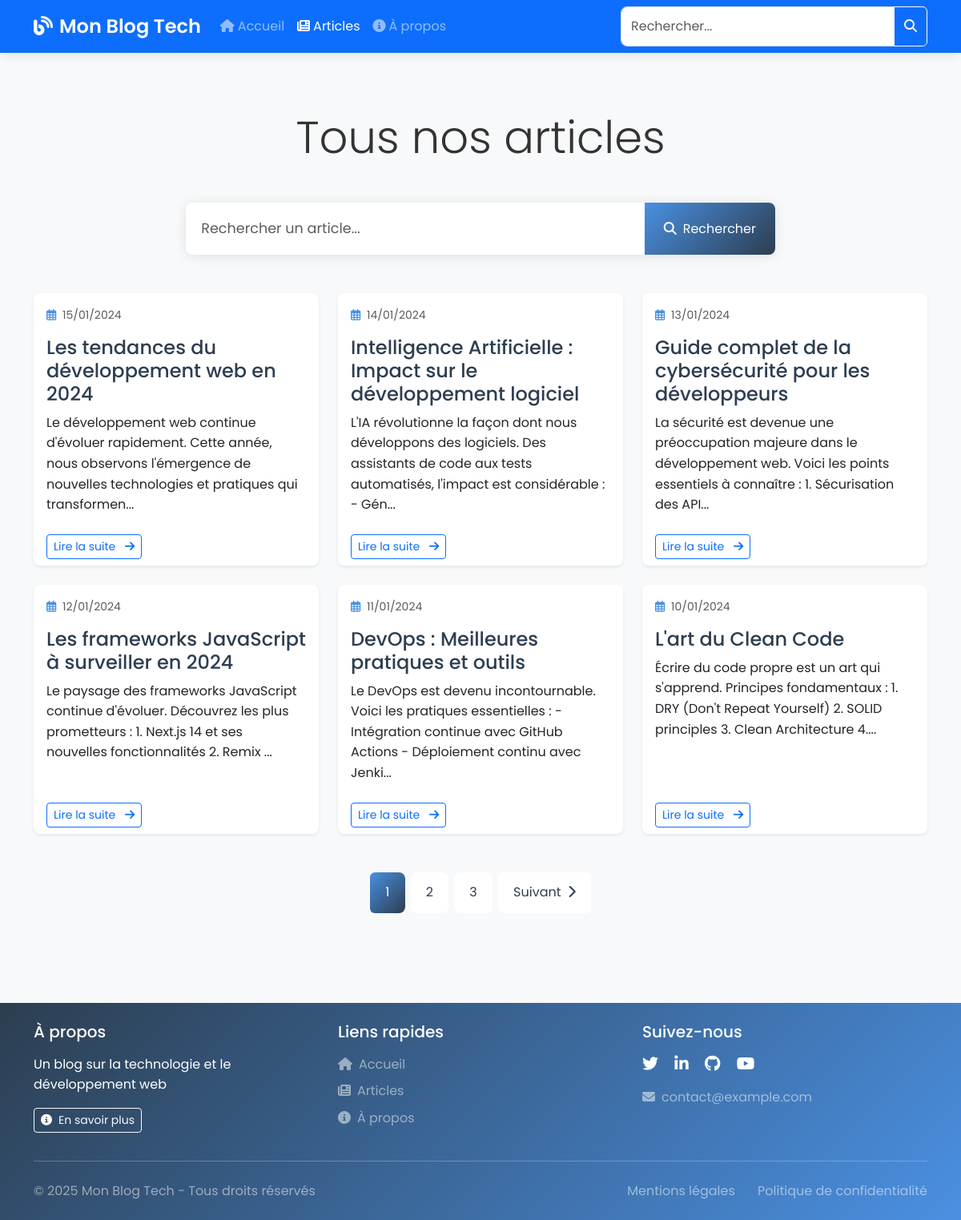
The page /jour5/articles.php on the database its author committed.
### tables this page shows
CREATE TABLE IF NOT EXISTS articles (
    id INT AUTO_INCREMENT PRIMARY KEY,
    titre VARCHAR(255) NOT NULL,
    contenu TEXT NOT NULL,
    date_creation TIMESTAMP DEFAULT CURRENT_TIMESTAMP
);

### jour5/articles.php (the view, shortened to what this page needs)
<?php
require_once('includes/db.php');
require_once('includes/header.php');
$articles_par_page = 6;
$page = isset($_GET['page']) ? (int)$_GET['page'] : 1;
$page = max(1, $page);
$recherche = isset($_GET['recherche']) ? trim($_GET['recherche']) : '';
$params = [];
$sql = "SELECT * FROM articles";
$stmt = $pdo->prepare("SELECT COUNT(*) FROM (" . $sql . ") AS count_table");
$stmt->execute($params);
$total_articles = $stmt->fetchColumn();
$total_pages = ceil($total_articles / $articles_par_page);
$page = min($page, max(1, $total_pages));
$offset = ($page - 1) * $articles_par_page;
$sql .= " ORDER BY date_creation DESC";
$sql .= " LIMIT " . (int)$articles_par_page;
$sql .= " OFFSET " . (int)$offset;
$stmt = $pdo->prepare($sql);
$stmt->execute($params);
$articles = $stmt->fetchAll();
?>
<div class="container py-5">
    <header class="text-center mb-5">
        <h1 class="display-4 mb-3">
            <?php if (!empty($recherche)): ?>
                Résultats de recherche pour "<?php echo htmlspecialchars($recherche); ?>"
            <?php else: ?>
                Tous nos articles
            <?php endif; ?>
        </h1>
    </header>
    <div class="row justify-content-center mb-5">
        <div class="col-md-8">
            <form class="search-form" id="searchForm">
                <div class="input-group">
                    <input type="search" name="recherche" class="form-control"
                           id="searchInput"
                           placeholder="Rechercher un article..."
                           value="<?php echo htmlspecialchars($recherche); ?>">
                    <button class="btn btn-primary" type="submit">
                        <i class="fas fa-search me-2"></i>Rechercher
                    </button>
                </div>
            </form>
        </div>
    </div>
    <div class="row row-cols-1 row-cols-md-2 row-cols-lg-3 g-4 mb-4" id="articlesList">
        <?php if (empty($articles)): ?>
            <div class="col-12">
                <div class="alert alert-info">
                    <i class="fas fa-info-circle me-2"></i>
                    Aucun article ne correspond à votre recherche.
                </div>
            </div>
        <?php else: ?>
            <?php foreach ($articles as $article): ?>
                <div class="col">
                    <article class="card h-100 article-card border-0 shadow-sm">
                        <div class="card-body">
                            <div class="article-meta mb-3">
                                <small class="text-muted">
                                    <i class="far fa-calendar-alt me-1"></i>
                                    <?php echo date('d/m/Y', strtotime($article['date_creation'])); ?>
                                </small>
                            </div>
                            <h3 class="card-title h4">
                                <a href="article.php?id=<?php echo $article['id']; ?>" class="text-decoration-none">
                                    <?php echo htmlspecialchars($article['titre']); ?>
                                </a>
                            </h3>
                            <p class="card-text">
                                <?php
                                $extrait = substr(strip_tags($article['contenu']), 0, 150);
                                echo htmlspecialchars($extrait) . '...';
                                ?>
                            </p>
                        </div>
                        <div class="card-footer bg-transparent border-0">
                            <a href="article.php?id=<?php echo $article['id']; ?>"
                               class="btn btn-outline-primary btn-sm">
                                Lire la suite <i class="fas fa-arrow-right ms-2"></i>
                            </a>
                        </div>
                    </article>
                </div>
            <?php endforeach; ?>
        <?php endif; ?>
    </div>
    <?php if ($total_pages > 1): ?>
        <nav aria-label="Navigation des articles" class="mt-5">
            <ul class="pagination justify-content-center">
                <?php for ($i = max(1, $page-2); $i <= min($total_pages, $page+2); $i++): ?>
                    <li class="page-item <?php echo $i === $page ? 'active' : ''; ?>">
                        <a class="page-link" href="?page=<?php echo $i; ?><?php echo !empty($recherche) ? '&recherche='.urlencode($recherche) : ''; ?>">
                            <?php echo $i; ?>
                        </a>
                    </li>
                <?php endfor; ?>
                <?php if ($page < $total_pages): ?>
                    <li class="page-item">
                        <a class="page-link" href="?page=<?php echo $page+1; ?><?php echo !empty($recherche) ? '&recherche='.urlencode($recherche) : ''; ?>">
                            Suivant <i class="fas fa-chevron-right ms-1"></i>
                        </a>
                    </li>
                <?php endif; ?>
            </ul>
        </nav>
    <?php endif; ?>
</div>
<?php require_once('includes/footer.php'); ?>

### jour5/css/style.css (style rules this page uses)
:root { --primary-color: #4a90e2; --secondary-color: #2c3e50; --accent-color: #e74c3c; --text-color: #333; --light-gray: #f8f9fa; --border-radius: 8px; --box-shadow: 0 2px 15px rgba(0, 0, 0, 0.1); }
body { font-family: 'Poppins', sans-serif; line-height: 1.6; color: var(--text-color); background-color: var(--light-gray); }
.card { border: none; border-radius: var(--border-radius); box-shadow: var(--box-shadow); transition: transform 0.3s ease; }
.card-title a { color: var(--secondary-color); text-decoration: none; transition: color 0.3s ease; }
.btn-primary { background: linear-gradient(135deg, var(--primary-color), var(--secondary-color)); border: none; padding: 10px 20px; border-radius: 25px; transition: transform 0.3s ease; }
.form-control { border-radius: var(--border-radius); border: 1px solid #e1e1e1; padding: 12px; }
.card, .comment-card { animation: fadeIn 0.5s ease-out; }
.search-form .input-group { box-shadow: var(--box-shadow); border-radius: var(--border-radius); overflow: hidden; }
.search-form .form-control { border: none; padding: 1.2rem; font-size: 1.1rem; }
.search-form .btn { padding-left: 1.5rem; padding-right: 1.5rem; border-radius: 0; }
.article-card { transition: all 0.3s ease; }
.article-meta { display: flex; align-items: center; gap: 1rem; }
.article-meta i { color: var(--primary-color); }
.pagination { gap: 0.5rem; }
.pagination .page-link { border: none; padding: 0.8rem 1.2rem; border-radius: var(--border-radius); color: var(--secondary-color); transition: all 0.3s ease; }
.pagination .page-item.active .page-link { background: linear-gradient(135deg, var(--primary-color), var(--secondary-color)); color: white; }

### rows shown on the page
articles: date_creation "15/01/2024", titre "Les tendances du développement web en 2024", contenu "Le développement web continue d'évoluer rapidement. Cette année, nous observons l'émergence de nouvelles technologies et pratiques qui transformen"
articles: date_creation "14/01/2024", titre "Intelligence Artificielle : Impact sur le développement logiciel", contenu "L'IA révolutionne la façon dont nous développons des logiciels. Des assistants de code aux tests automatisés, l'impact est considérable : - Gén"
articles: date_creation "13/01/2024", titre "Guide complet de la cybersécurité pour les développeurs", contenu "La sécurité est devenue une préoccupation majeure dans le développement web. Voici les points essentiels à connaître : 1. Sécurisation des API"
articles: date_creation "12/01/2024", titre "Les frameworks JavaScript à surveiller en 2024", contenu "Le paysage des frameworks JavaScript continue d'évoluer. Découvrez les plus prometteurs : 1. Next.js 14 et ses nouvelles fonctionnalités 2. Remix"
articles: date_creation "11/01/2024", titre "DevOps : Meilleures pratiques et outils", contenu "Le DevOps est devenu incontournable. Voici les pratiques essentielles : - Intégration continue avec GitHub Actions - Déploiement continu avec Jenki"
articles: date_creation "10/01/2024", titre "L'art du Clean Code", contenu "Écrire du code propre est un art qui s'apprend. Principes fondamentaux : 1. DRY (Don't Repeat Yourself) 2. SOLID principles 3. Clean Architecture 4."

### other values the page prints
SITE_TITLE "Mon Blog Tech"
SITE_DESCRIPTION "Un blog sur la technologie et le développement web"
